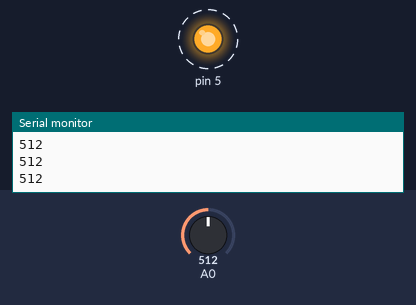
Simulated run of this sketch. Board: Arduino Uno, built with avr-gcc and run on an emulated ATmega328P. On the bench: output pins drawn as LEDs (lit = HIGH), the last lines printed to the serial monitor. Dashed ring = blinking. The test bench sets the inputs (shaded band); at power-on: A0 = 512.

Above: at 1.05 s.
1.3 s: A0 set to 100
4.3 s: A0 set to 82
At 4.6 s:
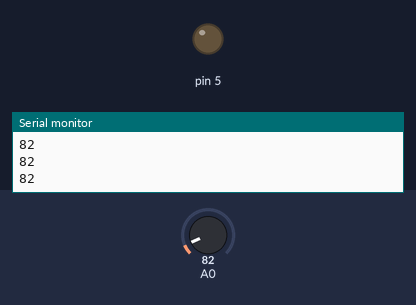
5.8 s: A0 set to 122
At 8.7 s:
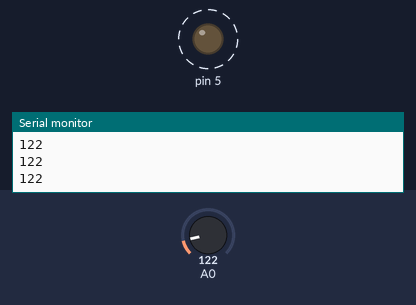
8.8 s: A0 set to 0
At 9.8 s:
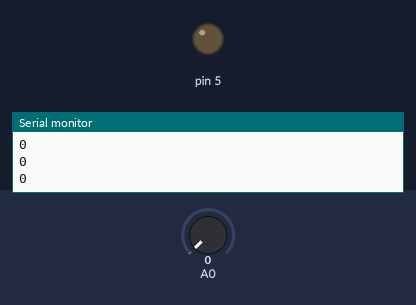
Timing chart, 0 to 11.3 s (numbered marks = the images above; inputs shaded):
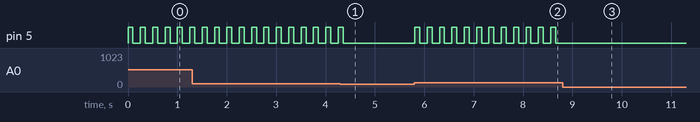

Measured:
- the behaviour switches between 91 and 90 on A0 (found by bisection; images 0 and 1)
- after the input at 4.3 s, pin 5: goes on until 4.4 s, then stays LOW
- after the input at 5.8 s, pin 5: alternates HIGH for 0.10 s and LOW for 0.15 s, starting at once
- after the input at 8.8 s, pin 5: stops changing and stays LOW
- by itself, pin 5: alternates HIGH for 0.10 s and LOW for 0.15 s

The sketch:

water.ino
```cpp
int moist = 0;
int trigger = 90;

void setup() {
  // put your setup code here, to run once:
  Serial.begin(9600);
  pinMode(5, OUTPUT);
}

void loop() {
  // put your main code here, to run repeatedly:
  moist = analogRead(A0);
  Serial.println(moist);
  if (moist > trigger)
  {
    digitalWrite(5, HIGH);
    delay(100);
    digitalWrite(5,LOW);
    delay(150);
  }
  else
  {
    digitalWrite(5, LOW);
  }
}
```
